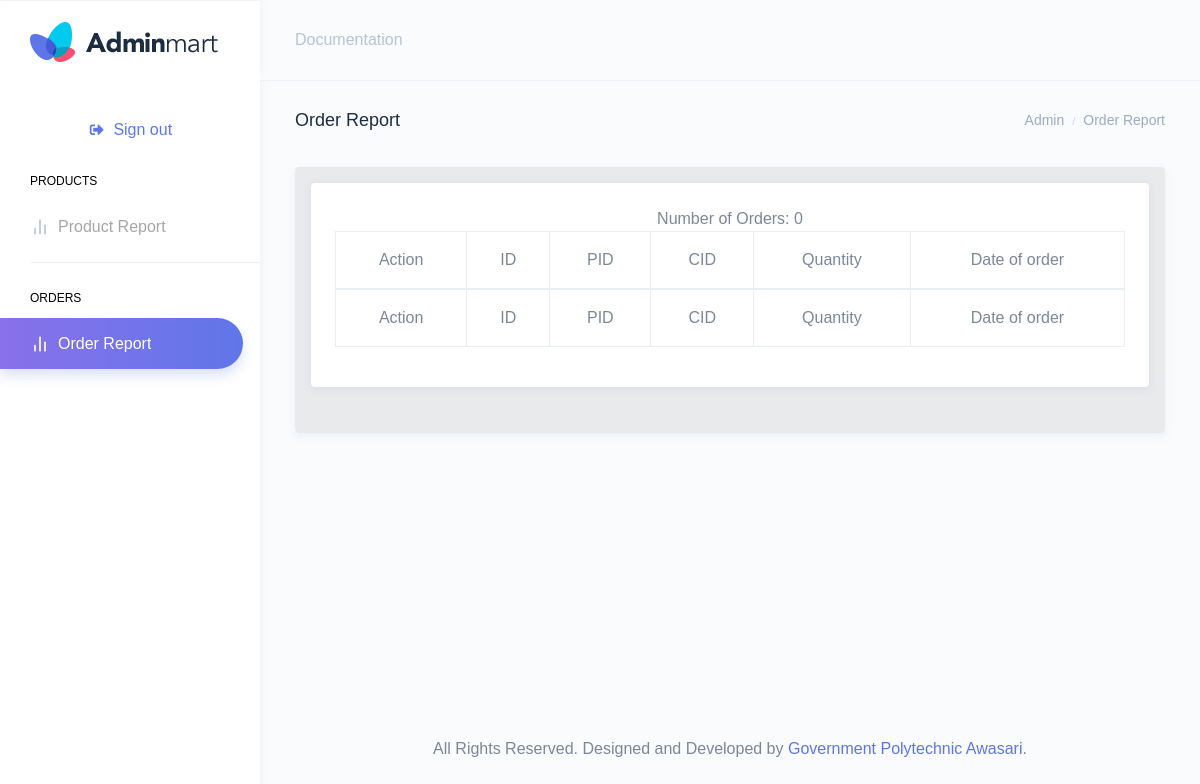
Before: /admin/dashboard/order.php with the older database file.
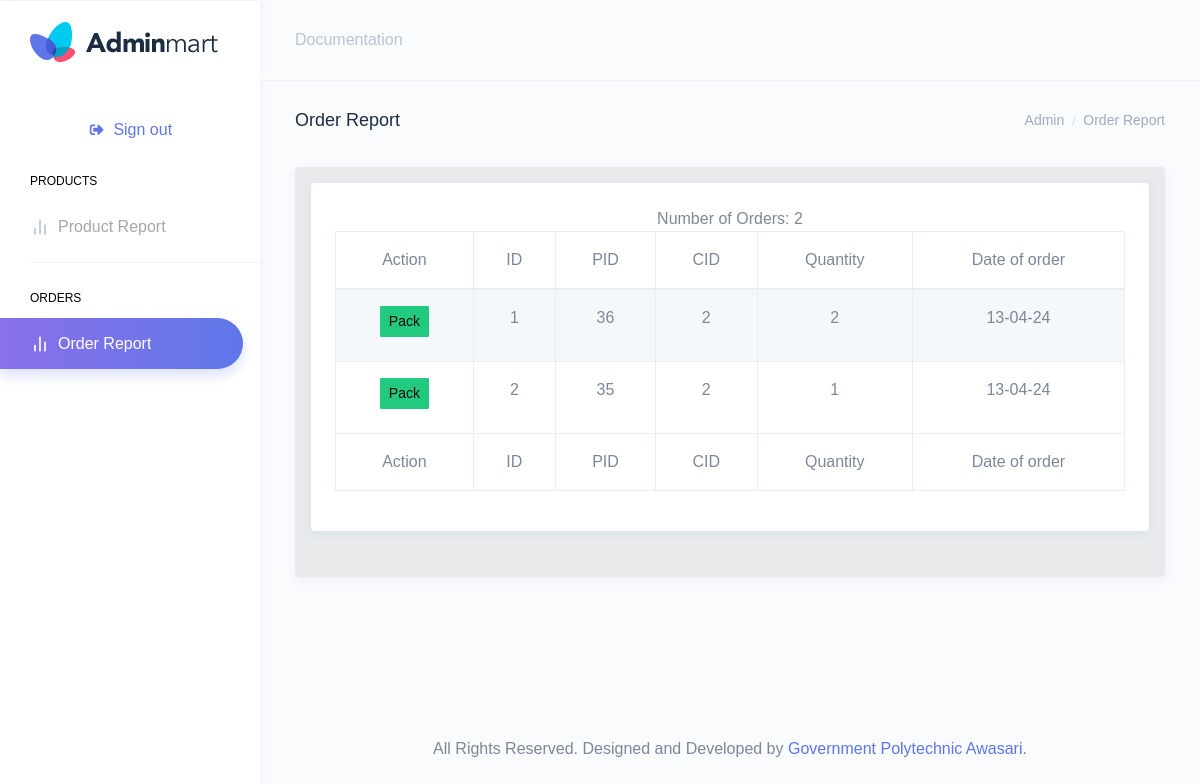
After: the same page with the newer database file.
### tables this page shows
CREATE TABLE IF NOT EXISTS `order` (
  `id` int(11) NOT NULL AUTO_INCREMENT,
  `pid` int(11) NOT NULL,
  `cid` int(11) NOT NULL,
  `date` text NOT NULL,
  `quantity` int(11) NOT NULL,
  `status` int(11) NOT NULL DEFAULT '0',
  PRIMARY KEY (`id`)
);

### admin/dashboard/order.php (the view, shortened to what the changed rows need)
?><!DOCTYPE html>
<html dir="ltr" lang="en">
<head>
	<link href="../src/assets/extra-libs/datatables.net-bs4/css/dataTables.bootstrap4.css" rel="stylesheet">
    <link href="../src/dist/css/style.min.css" rel="stylesheet">
	<link rel="stylesheet" type="text/css" href="highlights/highlight.min.css">
</head>
<body>
    <div id="main-wrapper" data-theme="light" data-layout="vertical" data-navbarbg="skin6" data-sidebartype="full" data-sidebar-position="fixed" data-header-position="fixed" data-boxed-layout="full">
        <div class="page-wrapper">
            <div class="container-fluid">
                <div class="row">
                    <div class="col-md-12">
                        <div class="card overflow-hidden">
							<div class="row justify-content-center bg-light p-3">
								<div class="col-md-12">
									<div class="card shadow-sm">
										<div class="p-4 text-center">
											<div class="table-responsive">
			                                    <table id="zero_config" class="table table-striped table-bordered no-wrap">
			                                        <thead>
			                                            <tr>
			                                                <th>Action</th>
			                                                <th>ID</th>
			                                                <th>PID</th>
			                                                <th>CID</th>
			                                                <th>Quantity</th>
			                                                <th>Date of order</th>
			                                            </tr>
			                                        </thead>
			                                        <tbody>
                                                        <?php
                                                                    $res = mysql_query("select * from `order`");
                                                                    $id = 1;
                                                                    while($row = mysql_fetch_array($res))
                                                                    {
                                                                ?>
			                                            <tr>
                                                        <th scope="row">
                                                            <label class="control control--checkbox">
                                                            <a class="btn btn-sm btn-success" target="_blank" href="invoice.php?oid=<?php echo $id;?>" style="color:rgb(10,10,10)">Pack</a>
                                                            </label>
                                                        </th>
                                                            <td><?php echo $id;?></td>
                                                            <td><?php echo $row['pid']; ?></td>
                                                            <td><?php echo $row['cid']; ?></td>
                                                            <td><?php echo $row['quantity']; ?></td>
                                                            <td><?php echo $row['date']; ?></td>
			                                            </tr>
                                                        <?php
                                                        $id++; }
                                                        ?>
			                                        </tbody>
			                                        <tfoot>
			                                            <tr>
			                                                <th>Action</th>
			                                                <th>ID</th>
			                                                <th>PID</th>
			                                                <th>CID</th>
			                                                <th>Quantity</th>
			                                                <th>Date of order</th>
			                                            </tr>
			                                        </tfoot>
			                                    </table>
			                                </div>
										</div>
									</div>
								</div>
							</div>
						</div>
                    </div>
                </div>
            </div>
        </div>
    </div>
</body>
</html>

Changed rows visible on the page:
added order: pid "36", cid "2", quantity "2", date "13-04-24"
added order: pid "35", cid "2", quantity "1", date "13-04-24"
Other visible differences:
text written by a page script: "Number of Orders: 0" → "Number of Orders: 2"
